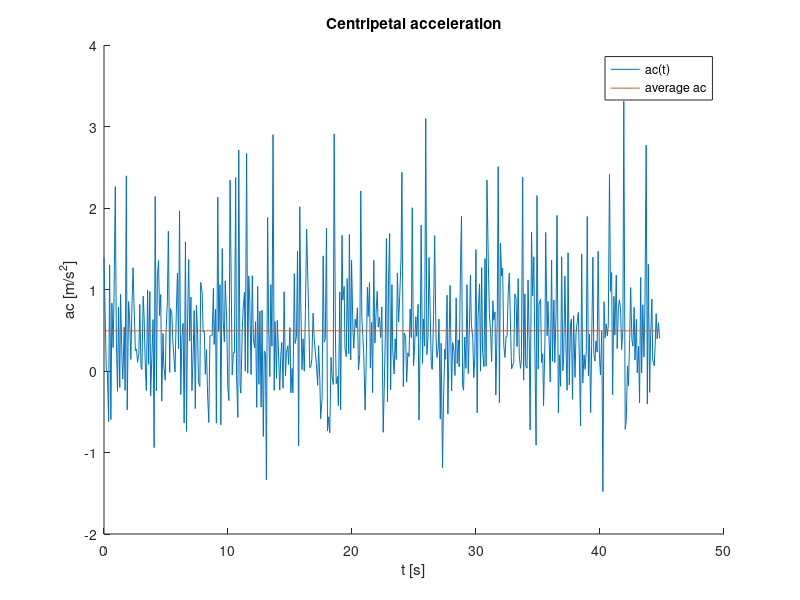
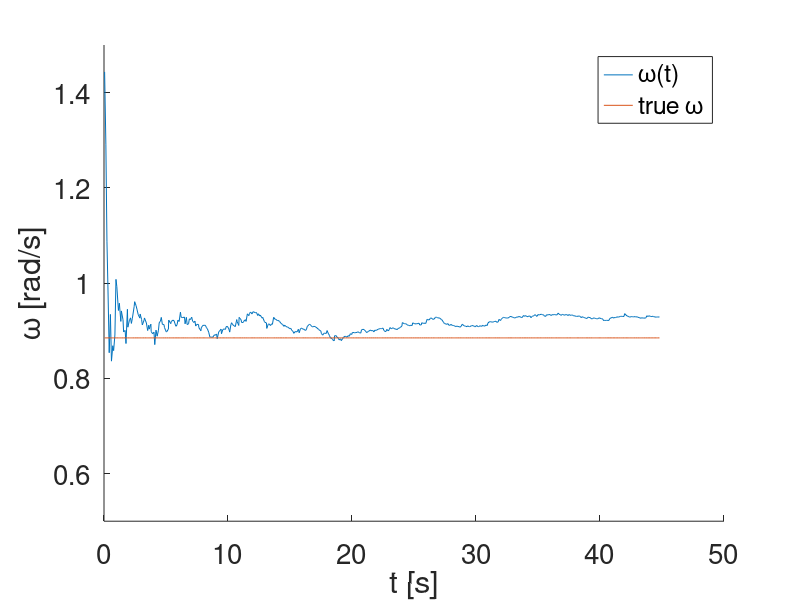

Write MATLAB code to recreate these figures, in order.
clear all;
close all;
clc;

nav = csvread("nav.csv");
e4 = csvread("e4.csv");

t0 = min([nav(1,2) e4(1,2)]);
tend = min([nav(end,2) e4(end,2)]);
select = @(x) x(x(:,2) <= tend,:);
t = @(x) (x-t0)/1000;
w = 2*pi/(71/10);

nav = select(nav);
e4 = select(e4);

tnav = t(nav(:,2));
te = t(e4(:,2));


figure();
hold on;
title("Centripetal acceleration");
xlabel("t [s]");
ylabel("ac [m/s^2]");
plot(tnav, -nav(:,3));
plot(tnav, ones(length(nav),1)*-mean(nav(:,3)));
legend("ac(t)", "average ac");

figure();
hold on;
set(gca(), "fontsize", 20);
% title("Angular velocity estimation")
xlabel("t [s]");
ylabel('\omega [rad/s]');
plot(te, e4(:,3));
plot(te, ones(length(te),1)*w);
axis([0 50 0.5 1.5]);
legend('{\omega}(t)', 'true \omega');
